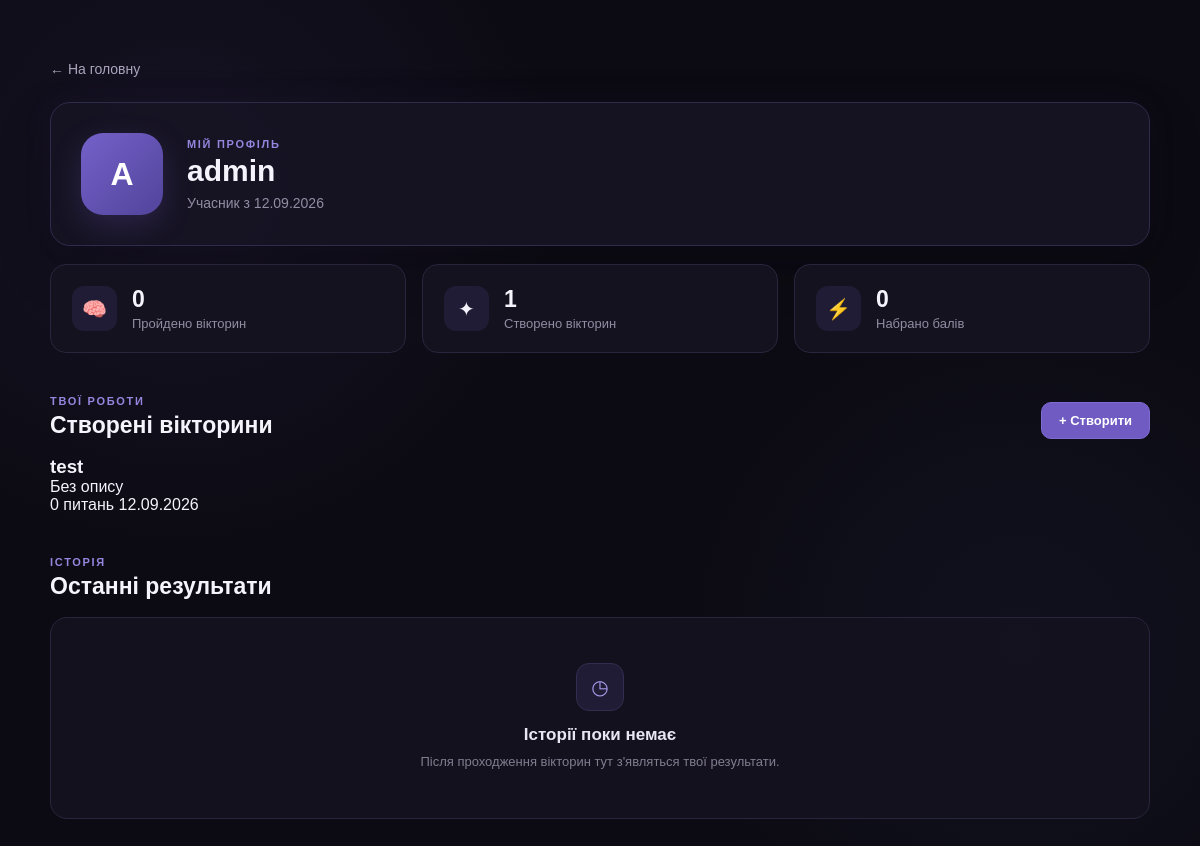
/profile/ (signed in), run on the app's committed database.
### quiz/models.py (models this page shows, shortened)
class Quiz(models.Model):
    title = models.CharField(max_length=200)
    description = models.TextField(blank=True)
    author = models.ForeignKey(
        User,
        on_delete=models.CASCADE,
        related_name='quizzes'
    )
    invitation_code = models.CharField(max_length=20, unique=True)
    created_at = models.DateTimeField(auto_now_add=True)

### accounts/views.py (the view)
# urls.py: path('profile/', profile_view, name='profile'),
@login_required(login_url='login')
def profile_view(request):
    return render(request, 'accounts/profile.html')

### templates/accounts/profile.html (shortened to what this page needs)
{% extends 'base.html' %}
{% block content %}
<div class="profile-page">
    <div class="profile-container">
        <a href="{% url 'quiz_list' %}" class="profile-back">
            ← На головну
        </a>
        <section class="profile-header-card">
            <div class="profile-avatar">
                {{ user.username|first|upper }}
            </div>
            <div class="profile-main-info">
                <p class="profile-label">МІЙ ПРОФІЛЬ</p>
                <h1>{{ user.username }}</h1>
                <p class="profile-date">
                    Учасник з {{ user.date_joined|date:"d.m.Y" }}
                </p>
            </div>
        </section>
        <section class="profile-stats">
            <div class="profile-stat-card">
                <span class="profile-stat-icon">🧠</span>
                <div>
                    <strong>0</strong>
                    <p>Пройдено вікторин</p>
                </div>
            </div>
            <div class="profile-stat-card">
                <span class="profile-stat-icon">✦</span>
                <div>
                    <strong>{{ user.quizzes.count }}</strong>
                    <p>Створено вікторин</p>
                </div>
            </div>
            <div class="profile-stat-card">
                <span class="profile-stat-icon">⚡</span>
                <div>
                    <strong>0</strong>
                    <p>Набрано балів</p>
                </div>
            </div>
        </section>
        <section class="profile-section">
            <div class="profile-section-heading">
                <div>
                    <p class="profile-label">ТВОЇ РОБОТИ</p>
                    <h2>Створені вікторини</h2>
                </div>
                <a href="{% url 'create_quiz' %}" class="profile-create-btn">
                    + Створити
                </a>
            </div>
            {% if user.quizzes.all %}
    <div class="profile-quiz-list">
        {% for quiz in user.quizzes.all %}
            <div class="profile-quiz-card">
                <div class="profile-quiz-info">
                    <h3>{{ quiz.title }}</h3>
                    <p>
                        {{ quiz.description|default:"Без опису"|truncatechars:100 }}
                    </p>
                </div>
                <div class="profile-quiz-meta">
                    <span>
                        {{ quiz.questions.count }} питань
                    </span>
                    <span>
                        {{ quiz.created_at|date:"d.m.Y" }}
                    </span>
                </div>
            </div>
        {% endfor %}
    </div>
{% endif %}
        </section>
        <section class="profile-section">
            <div class="profile-section-heading">
                <div>
                    <p class="profile-label">ІСТОРІЯ</p>
                    <h2>Останні результати</h2>
                </div>
            </div>
            <div class="profile-empty">
                <div class="profile-empty-icon">◷</div>
                <h3>Історії поки немає</h3>
                <p>
                    Після проходження вікторин тут з'являться твої результати.
                </p>
            </div>
        </section>
    </div>
</div>
{% endblock %}

### static/style.css (style rules this page uses)
* { margin: 0; padding: 0; box-sizing: border-box; }
html { scroll-behavior: smooth; }
body { font-family: Arial, Helvetica, sans-serif; background: #090a12; color: #f4f2fa; min-height: 100vh; overflow-x: hidden; }
a { text-decoration: none; color: inherit; }
.profile-page { min-height: 100vh; padding: 60px 24px 100px; background: radial-gradient(circle at 15% 20%, rgba(112, 82, 190, 0.10), transparent 30%), radial-gradient(circle at 85% 70%, rgba(74, 86, 170, 0.08), transparent 30%), #0c0b13; color: #f4f2fa; }
.profile-container { width: 100%; max-width: 1100px; margin: 0 auto; }
.profile-back { display: inline-flex; align-items: center; margin-bottom: 25px; color: #aaa5bd; text-decoration: none; font-size: 14px; transition: 0.2s ease; }
.profile-header-card { display: flex; align-items: center; gap: 24px; padding: 30px; background: rgba(22, 20, 35, 0.92); border: 1px solid #302b4a; border-radius: 20px; box-shadow: 0 20px 50px rgba(0, 0, 0, 0.25), 0 0 35px rgba(115, 91, 190, 0.05); }
.profile-avatar { width: 82px; height: 82px; flex-shrink: 0; display: flex; align-items: center; justify-content: center; border-radius: 22px; background: linear-gradient( 135deg, #7561c9, #51449b ); color: white; font-size: 32px; font-weight: 700; box-shadow: 0 10px 30px rgba(117, 97, 201, 0.22); }
.profile-main-info h1 { margin: 4px 0 7px; color: #f5f3fb; font-size: 30px; font-weight: 700; }
.profile-label { margin: 0; color: #9686df; font-size: 11px; font-weight: 700; letter-spacing: 1.7px; }
.profile-date { margin: 0; color: #918da3; font-size: 14px; }
.profile-stats { display: grid; grid-template-columns: repeat(3, 1fr); gap: 16px; margin-top: 18px; }
.profile-stat-card { display: flex; align-items: center; gap: 15px; padding: 21px; background: #14121f; border: 1px solid #29253d; border-radius: 16px; transition: transform 0.2s ease, border-color 0.2s ease, background 0.2s ease; }
.profile-stat-icon { width: 45px; height: 45px; display: flex; align-items: center; justify-content: center; background: #201c35; border-radius: 12px; font-size: 20px; }
.profile-stat-card strong { display: block; margin-bottom: 3px; color: #f5f3fb; font-size: 23px; }
.profile-stat-card p { margin: 0; color: #918da3; font-size: 13px; }
.profile-section { margin-top: 42px; }
.profile-section-heading { display: flex; align-items: flex-end; justify-content: space-between; gap: 20px; margin-bottom: 17px; }
.profile-section-heading h2 { margin: 5px 0 0; color: #f5f3fb; font-size: 23px; }
.profile-create-btn { display: inline-flex; align-items: center; justify-content: center; padding: 10px 17px; background: #6f5bc1; border: 1px solid #806bd2; border-radius: 10px; color: #ffffff; text-decoration: none; font-size: 13px; font-weight: 600; transition: transform 0.2s ease, background 0.2s ease, box-shadow 0.2s ease; }
.profile-empty { padding: 45px 25px; background: rgba(20, 18, 31, 0.85); border: 1px solid #29253d; border-radius: 17px; text-align: center; }
.profile-empty-icon { width: 48px; height: 48px; display: flex; align-items: center; justify-content: center; margin: 0 auto 14px; background: #201c35; border: 1px solid #332d50; border-radius: 13px; color: #a99bec; font-size: 20px; }
.profile-empty h3 { margin: 0 0 7px; color: #e9e6f3; font-size: 17px; }
.profile-empty p { max-width: 480px; margin: 0 auto; color: #817d91; font-size: 13px; line-height: 1.6; }

### data on the page
Quiz: title "test", description "Без опису", questions.count "0", created_at "12.09.2026"

### other printed values
{{ user.username|first|upper }} "A"
{{ user.username }} "admin"
{{ user.date_joined|date:"d.m.Y" }} "12.09.2026"
{{ user.quizzes.count }} "1"
